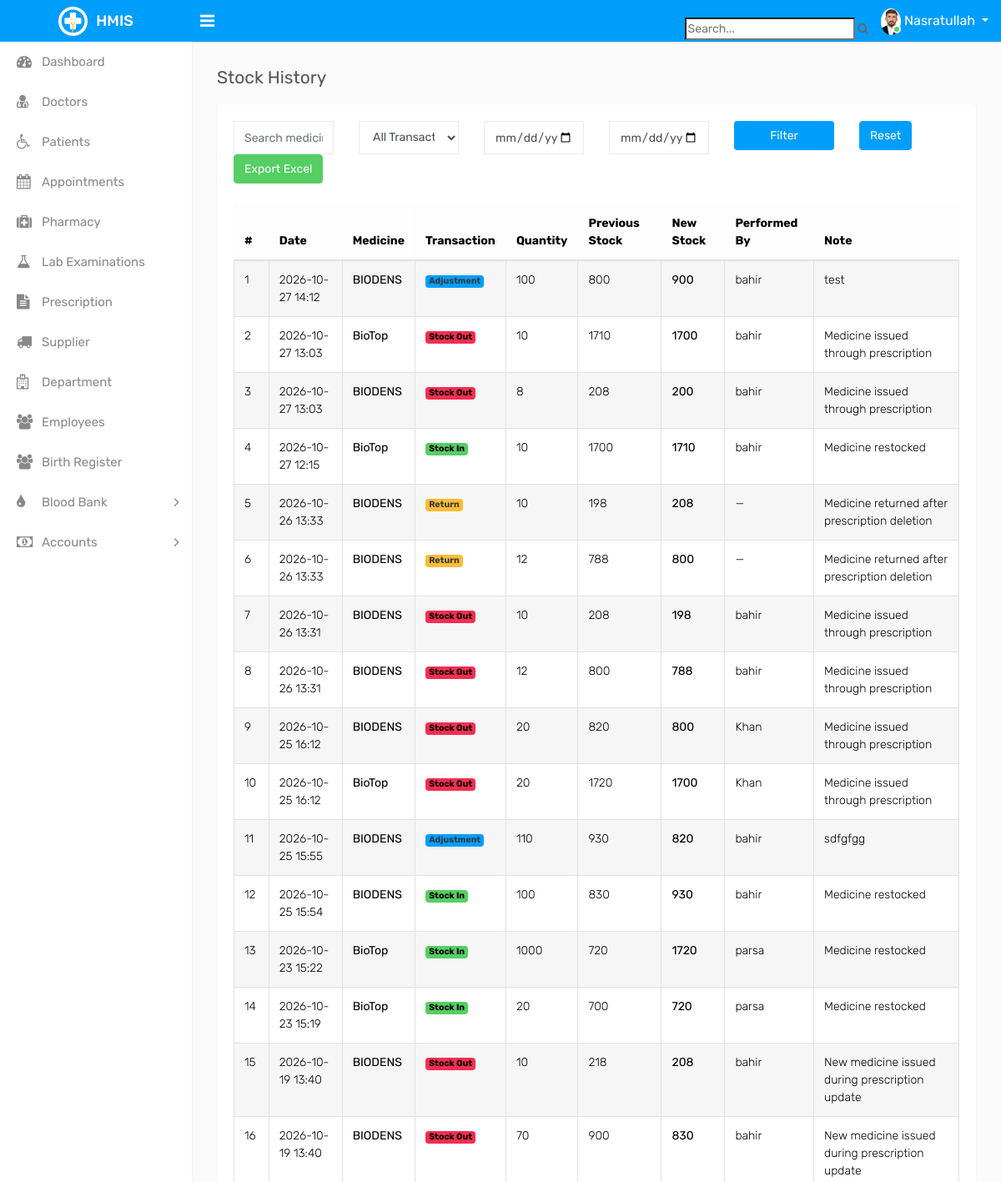
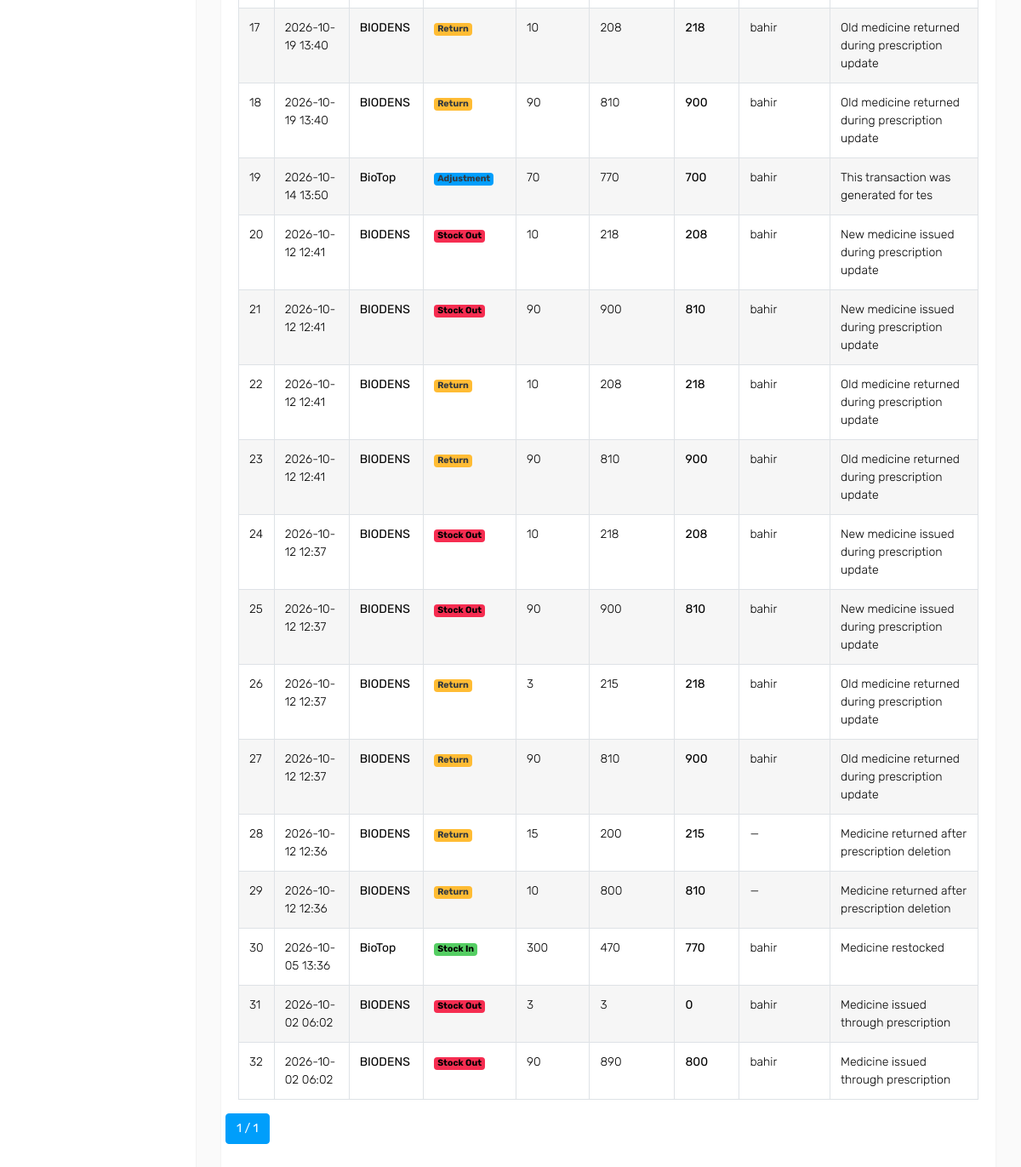
Screenshot of /stock-history/ (signed in) with the database file from the repository (2 pictures, top to bottom).
### pharmacy/models.py (models this page shows, shortened)
class StockTransaction(models.Model):
    TRANSACTION_TYPES = [
        ("IN", "Stock In"),
        ("OUT", "Stock Out"),
        ("RETURN", "Stock Return"),
        ("ADJUSTMENT", "Adjustment"),
    ]
    medicine = models.ForeignKey(
        Medicine,
        on_delete=models.CASCADE,
        related_name="stock_transactions"
    )
    transaction_type = models.CharField(
        max_length=20,
        choices=TRANSACTION_TYPES
    )
    quantity = models.PositiveIntegerField()
    previous_quantity = models.PositiveIntegerField()
    new_quantity = models.PositiveIntegerField()
    prescription = models.ForeignKey(
        Prescription,
        on_delete=models.SET_NULL,
        null=True,
        blank=True,
        related_name="stock_transactions"
    )
    performed_by = models.ForeignKey(
        User,
        on_delete=models.SET_NULL,
        null=True,
        blank=True,
        related_name="stock_transactions"
    )
    note = models.CharField(
        max_length=255,
        blank=True,
        null=True
    )
    created_at = models.DateTimeField(
        auto_now_add=True
    )
    class Meta:
        ordering = ["-created_at"]

class Medicine(models.Model):
    name = models.CharField(max_length=100)
    generic_name = models.CharField(max_length=100, blank=True, null=True)
    supplier = models.ForeignKey(Supplier, on_delete=models.CASCADE)
    batch_no = models.CharField(max_length=50, unique=True)
    description = models.TextField(blank=True, null=True)
    expiry_date = models.DateField()
    quantity = models.PositiveIntegerField(default=0)
    is_active = models.BooleanField(default=True)
    purchase_price = models.DecimalField(max_digits=10, decimal_places=2)
    selling_price = models.DecimalField(max_digits=10, decimal_places=2)

### pharmacy/views.py (the view)
# urls.py: path('stock-history/', views.stock_history, name='stock_history'),
@login_required
def stock_history(request):
    transactions = StockTransaction.objects.select_related(
        "medicine",
        "performed_by",
        "prescription",
    ).all()
    medicine = request.GET.get('medicine')
    transaction_type = request.GET.get('transaction_type')
    start_date = request.GET.get('start_date')
    end_date = request.GET.get('end_date')
    if medicine:
        transactions = transactions.filter(medicine__name__icontains=medicine)
    if transaction_type:
        transactions = transactions.filter(transaction_type=transaction_type)
    if start_date and end_date:
        transactions = transactions.filter(created_at__range=[start_date, end_date])
    paginator = Paginator(transactions.order_by('-created_at'), 100)
    page_number = request.GET.get('page')
    page_obj = paginator.get_page(page_number)
    return render(request,"medicine/stock_history.html",{"page_obj":page_obj},)

### pharmacy/templatetags/group_tags.py (called while the page is built)
@register.filter(name='has_group')
def has_group(user, group_name):
    return user.groups.filter(name=group_name).exists()

### pharmacy/templates/medicine/stock_history.html (shortened to what this page needs)
{% extends 'base.html' %}
{% load static %}
{% load group_tags %}
{% block content %}
<div class="page-wrapper">
    <div class="content">
        <div class="page-header">
            <div class="row">
                <div class="col-sm-12">
                    <h3 class="page-title">Stock History</h3>
                </div>
            </div>
        </div>
        <div class="card">
            <div class="card-body">
                <form method="get" class="row mb-4">
                    <div class="col-md-2">
                        <input type="text" name="medicine" class="form-control" placeholder="Search medicine..."
                            value="{{ request.GET.medicine }}">
                    </div>
                    <div class="col-md-2">
                        <select name="transaction_type" class="form-control">
                            <option value="">All Transactions</option>
                        </select>
                    </div>
                    <div class="col-md-2">
                        <input type="date" name="start_date" class="form-control" value="{{ request.GET.start_date }}">
                    </div>
                    <div class="col-md-2">
                        <input type="date" name="end_date" class="form-control" value="{{ request.GET.end_date }}">
                    </div>
                    <div class="col-md-2">
                        <button type="submit" class="btn btn-primary w-100">Filter</button>
                    </div>
                    <div class="col-md-2">
                        <a href="{% url 'stock_history' %}" class="btn btn-info">Reset</a>
                    </div>
                    <div class="col-md-2">
                        <a href="{% url 'stock_history_excel' %}?{{ request.GET.urlencode }}" class="btn btn-success">
                            Export Excel
                        </a>
                    </div>
                </form>
                <div class="row">
                    <div class="col-md-12">
                        <div class="table-responsive">
                            <table id="dynamic-table" class="table table-striped table-bordered table-hover">
                                <thead class="table-light">
                                    <tr>
                                        <th>#</th>
                                        <th>Date</th>
                                        <th>Medicine</th>
                                        <th>Transaction</th>
                                        <th>Quantity</th>
                                        <th>Previous Stock</th>
                                        <th>New Stock</th>
                                        <th>Performed By</th>
                                        <th>Note</th>
                                    </tr>
                                </thead>
                                <tbody>
                                    {% for transaction in page_obj %}
                                    <tr>
                                        <td>{{ forloop.counter }}</td>
                                        <td>
                                            {{ transaction.created_at|date:"Y-m-d H:i" }}
                                        </td>
                                        <td>
                                            <strong>
                                                {{ transaction.medicine.name }}
                                            </strong>
                                        </td>
                                        <td>
                                            {% if transaction.transaction_type == "IN" %}
                                            <span class="badge bg-success">
                                                Stock In
                                            </span>
                                            {% elif transaction.transaction_type == "OUT" %}
                                            <span class="badge bg-danger">
                                                Stock Out
                                            </span>
                                            {% elif transaction.transaction_type == "RETURN" %}
                                            <span class="badge bg-warning text-dark">
                                                Return
                                            </span>
                                            {% elif transaction.transaction_type == "ADJUSTMENT" %}
                                            <span class="badge bg-info text-dark">
                                                Adjustment
                                            </span>
                                            {% else %}
                                            <span class="badge bg-secondary">
                                                {{ transaction.transaction_type }}
                                            </span>
                                            {% endif %}
                                        </td>
                                        <td>
                                            {{ transaction.quantity }}
                                        </td>
                                        <td>
                                            {{ transaction.previous_quantity }}
                                        </td>
                                        <td>
                                            <strong>
                                                {{ transaction.new_quantity }}
                                            </strong>
                                        </td>
                                        <td>
                                            {% if transaction.performed_by %}
                                            {{ transaction.performed_by.username }}
                                            {% else %}
                                            —
                                            {% endif %}
                                        </td>
                                        <td>
                                            {{ transaction.note|default:"—" }}
                                        </td>
                                    </tr>
                                    {% endfor %}
                                </tbody>
                            </table>
                        </div>
                    </div>
                    <nav aria-label="Page navigation">
                        <ul class="pagination justify-content-center">
                            <li class="page-item active">
                                <span class="page-link">
                                    {{ page_obj.number }} / {{ page_obj.paginator.num_pages }}
                                </span>
                            </li>
                        </ul>
                    </nav>
                </div>
            </div>
        </div>
    </div>
</div>
{% endblock %}

### pharmacy/templates/partials/navbar.html (shortened to what this page needs)
{% load static %}
{% load group_tags %}
<div class="header">
    <div class="header-left">
        {% if user|has_group:"Admin" %}
        <a href="{% url 'admin_dashboard' %}" class="logo">
            <img src="{% static 'img/logo.png' %}" width="35" height="35" alt=""> <span> HMIS</span>
        </a>
        {% endif %}
    </div>
    <a id="toggle_btn" href="javascript:void(0);"><i class="fa fa-bars"></i></a>
    <ul class="nav user-menu float-right">
        <li class="nav-item dropdown d-none d-sm-block">
            <br>
            <form class="form-search" method="get" action="{% url 'search_all' %}">
                <span class="input-icon">
                    <input class="nav-search-input" type="search" placeholder="Search..." name="q"
                        value="{{ request.GET.q }}">
                    <i class="ace-icon fa fa-search nav-search-icon"></i>
                </span>
            </form>
        </li>
        <li class="nav-item dropdown has-arrow">
            <a href="#" class="dropdown-toggle nav-link user-link" data-toggle="dropdown">
                <span class="user-img">
                    <img class="rounded-circle" src="{% static 'img/Nasratullah.JPG' %}" width="24" alt="Admin">
                    <span class="status online"></span>
                </span>
                <span>{{ request.user.first_name }}</span>
            </a>
        </li>
    </ul>
</div>

### rows the page displays
StockTransaction: transaction_type "Adjustment"
StockTransaction: transaction_type "Stock Out"
StockTransaction: transaction_type "Stock Out"
StockTransaction: transaction_type "Stock In"
StockTransaction: transaction_type "Return"
StockTransaction: transaction_type "Return"
StockTransaction: transaction_type "Stock Out"
StockTransaction: transaction_type "Stock Out"
StockTransaction: transaction_type "Stock Out"
StockTransaction: transaction_type "Stock Out"
StockTransaction: transaction_type "Adjustment"
StockTransaction: transaction_type "Stock In"
StockTransaction: transaction_type "Stock In"
StockTransaction: transaction_type "Stock In"
StockTransaction: transaction_type "Stock Out"
StockTransaction: transaction_type "Stock Out"
StockTransaction: transaction_type "Return"
StockTransaction: transaction_type "Return"
StockTransaction: transaction_type "Adjustment"
StockTransaction: transaction_type "Stock Out"
StockTransaction: transaction_type "Stock Out"
StockTransaction: transaction_type "Return"
StockTransaction: transaction_type "Return"
StockTransaction: transaction_type "Stock Out"
StockTransaction: transaction_type "Stock Out"
StockTransaction: transaction_type "Return"
StockTransaction: transaction_type "Return"
StockTransaction: transaction_type "Return"
StockTransaction: transaction_type "Return"
StockTransaction: transaction_type "Stock In"
StockTransaction: transaction_type "Stock Out"
StockTransaction: transaction_type "Stock Out"

### other values shown
{{ request.user.first_name }} "Nasratullah"
{{ page_obj.number }} "1"
{{ page_obj.paginator.num_pages }} "1"
